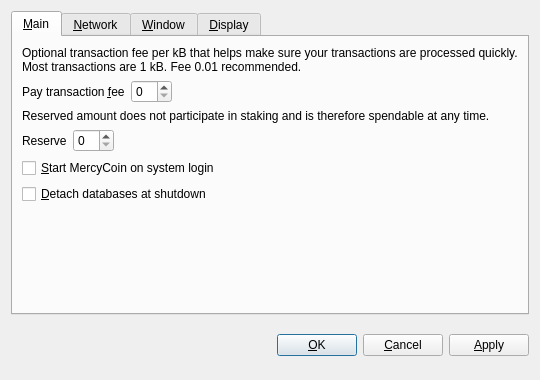
<?xml version="1.0" encoding="UTF-8"?>
<ui version="4.0">
 <class>OptionsDialog</class>
 <widget class="QDialog" name="OptionsDialog">
  <property name="geometry">
   <rect>
    <x>0</x>
    <y>0</y>
    <width>540</width>
    <height>380</height>
   </rect>
  </property>
  <property name="windowTitle">
   <string>Options</string>
  </property>
  <property name="modal">
   <bool>true</bool>
  </property>
  <layout class="QVBoxLayout" name="verticalLayout">
   <item>
    <widget class="QTabWidget" name="tabWidget">
     <property name="tabPosition">
      <enum>QTabWidget::North</enum>
     </property>
     <property name="currentIndex">
      <number>0</number>
     </property>
     <widget class="QWidget" name="tabMain">
      <attribute name="title">
       <string>&amp;Main</string>
      </attribute>
      <layout class="QVBoxLayout" name="verticalLayout_Main">
       <item>
        <widget class="QLabel" name="transactionFeeInfoLabel">
         <property name="text">
          <string>Optional transaction fee per kB that helps make sure your transactions are processed quickly. Most transactions are 1 kB. Fee 0.01 recommended.</string>
         </property>
         <property name="textFormat">
          <enum>Qt::PlainText</enum>
         </property>
         <property name="wordWrap">
          <bool>true</bool>
         </property>
        </widget>
       </item>
       <item>
        <layout class="QHBoxLayout" name="horizontalLayoutFee">
         <item>
          <widget class="QLabel" name="transactionFeeLabel">
           <property name="text">
            <string>Pay transaction &amp;fee</string>
           </property>
           <property name="textFormat">
            <enum>Qt::PlainText</enum>
           </property>
           <property name="buddy">
            <cstring>transactionFee</cstring>
           </property>
          </widget>
         </item>
         <item>
          <widget class="BitcoinAmountField" name="transactionFee"/>
         </item>
         <item>
          <spacer name="horizontalSpacerFee">
           <property name="orientation">
            <enum>Qt::Horizontal</enum>
           </property>
           <property name="sizeHint" stdset="0">
            <size>
             <width>40</width>
             <height>20</height>
            </size>
           </property>
          </spacer>
         </item>
        </layout>
       </item>
       <item>
        <widget class="QLabel" name="reserveBalanceInfoLabel">
         <property name="text">
          <string>Reserved amount does not participate in staking and is therefore spendable at any time.</string>
         </property>
         <property name="textFormat">
          <enum>Qt::PlainText</enum>
         </property>
         <property name="wordWrap">
          <bool>true</bool>
         </property>
        </widget>
       </item>
       <item>
        <layout class="QHBoxLayout" name="horizontalLayoutReserveBalance">
         <item>
          <widget class="QLabel" name="reserveBalanceLabel">
           <property name="text">
            <string>Reserve</string>
           </property>
           <property name="textFormat">
            <enum>Qt::PlainText</enum>
           </property>
           <property name="buddy">
            <cstring>reserveBalance</cstring>
           </property>
          </widget>
         </item>
         <item>
          <widget class="BitcoinAmountField" name="reserveBalance"/>
         </item>
         <item>
          <spacer name="horizontalSpacerReserveBalance">
           <property name="orientation">
            <enum>Qt::Horizontal</enum>
           </property>
           <property name="sizeHint" stdset="0">
            <size>
             <width>40</width>
             <height>20</height>
            </size>
           </property>
          </spacer>
         </item>
        </layout>
       </item>
       <item>
        <widget class="QCheckBox" name="bitcoinAtStartup">
         <property name="toolTip">
          <string>Automatically start MercyCoin after logging in to the system.</string>
         </property>
         <property name="text">
          <string>&amp;Start MercyCoin on system login</string>
         </property>
        </widget>
       </item>
       <item>
        <widget class="QCheckBox" name="detachDatabases">
         <property name="toolTip">
          <string>Detach block and address databases at shutdown. This means they can be moved to another data directory, but it slows down shutdown. The wallet is always detached.</string>
         </property>
         <property name="text">
          <string>&amp;Detach databases at shutdown</string>
         </property>
        </widget>
       </item>
       <item>
        <spacer name="verticalSpacer_Main">
         <property name="orientation">
          <enum>Qt::Vertical</enum>
         </property>
         <property name="sizeHint" stdset="0">
          <size>
           <width>20</width>
           <height>40</height>
          </size>
         </property>
        </spacer>
       </item>
      </layout>
     </widget>
     <widget class="QWidget" name="tabNetwork">
      <attribute name="title">
       <string>&amp;Network</string>
      </attribute>
      <layout class="QVBoxLayout" name="verticalLayout_Network">
       <item>
        <widget class="QCheckBox" name="mapPortUpnp">
         <property name="toolTip">
          <string>Automatically open the MercyCoin client port on the router. This only works when your router supports UPnP and it is enabled.</string>
         </property>
         <property name="text">
          <string>Map port using &amp;UPnP</string>
         </property>
        </widget>
       </item>
       <item>
        <widget class="QCheckBox" name="connectSocks">
         <property name="toolTip">
          <string>Connect to the MercyCoin network through a SOCKS proxy (e.g. when connecting through Tor).</string>
         </property>
         <property name="text">
          <string>&amp;Connect through SOCKS proxy:</string>
         </property>
        </widget>
       </item>
       <item>
        <layout class="QHBoxLayout" name="horizontalLayout_Network">
         <item>
          <widget class="QLabel" name="proxyIpLabel">
           <property name="text">
            <string>Proxy &amp;IP:</string>
           </property>
           <property name="textFormat">
            <enum>Qt::PlainText</enum>
           </property>
           <property name="buddy">
            <cstring>proxyIp</cstring>
           </property>
          </widget>
         </item>
         <item>
          <widget class="QValidatedLineEdit" name="proxyIp">
           <property name="maximumSize">
            <size>
             <width>140</width>
             <height>16777215</height>
            </size>
           </property>
           <property name="toolTip">
            <string>IP address of the proxy (e.g. 127.0.0.1)</string>
           </property>
          </widget>
         </item>
         <item>
          <widget class="QLabel" name="proxyPortLabel">
           <property name="text">
            <string>&amp;Port:</string>
           </property>
           <property name="textFormat">
            <enum>Qt::PlainText</enum>
           </property>
           <property name="buddy">
            <cstring>proxyPort</cstring>
           </property>
          </widget>
         </item>
         <item>
          <widget class="QLineEdit" name="proxyPort">
           <property name="maximumSize">
            <size>
             <width>55</width>
             <height>16777215</height>
            </size>
           </property>
           <property name="toolTip">
            <string>Port of the proxy (e.g. 9050)</string>
           </property>
          </widget>
         </item>
         <item>
          <widget class="QLabel" name="socksVersionLabel">
           <property name="text">
            <string>SOCKS &amp;Version:</string>
           </property>
           <property name="textFormat">
            <enum>Qt::PlainText</enum>
           </property>
           <property name="buddy">
            <cstring>socksVersion</cstring>
           </property>
          </widget>
         </item>
         <item>
          <widget class="QValueComboBox" name="socksVersion">
           <property name="toolTip">
            <string>SOCKS version of the proxy (e.g. 5)</string>
           </property>
          </widget>
         </item>
         <item>
          <spacer name="horizontalSpacer_Network">
           <property name="orientation">
            <enum>Qt::Horizontal</enum>
           </property>
           <property name="sizeHint" stdset="0">
            <size>
             <width>40</width>
             <height>20</height>
            </size>
           </property>
          </spacer>
         </item>
        </layout>
       </item>
       <item>
        <spacer name="verticalSpacer_Network">
         <property name="orientation">
          <enum>Qt::Vertical</enum>
         </property>
         <property name="sizeHint" stdset="0">
          <size>
           <width>20</width>
           <height>40</height>
          </size>
         </property>
        </spacer>
       </item>
      </layout>
     </widget>
     <widget class="QWidget" name="tabWindow">
      <attribute name="title">
       <string>&amp;Window</string>
      </attribute>
      <layout class="QVBoxLayout" name="verticalLayout_Window">
       <item>
        <widget class="QCheckBox" name="minimizeToTray">
         <property name="toolTip">
          <string>Show only a tray icon after minimizing the window.</string>
         </property>
         <property name="text">
          <string>&amp;Minimize to the tray instead of the taskbar</string>
         </property>
        </widget>
       </item>
       <item>
        <widget class="QCheckBox" name="minimizeOnClose">
         <property name="toolTip">
          <string>Minimize instead of exit the application when the window is closed. When this option is enabled, the application will be closed only after selecting Quit in the menu.</string>
         </property>
         <property name="text">
          <string>M&amp;inimize on close</string>
         </property>
        </widget>
       </item>
       <item>
        <spacer name="verticalSpacer_Window">
         <property name="orientation">
          <enum>Qt::Vertical</enum>
         </property>
         <property name="sizeHint" stdset="0">
          <size>
           <width>20</width>
           <height>40</height>
          </size>
         </property>
        </spacer>
       </item>
      </layout>
     </widget>
     <widget class="QWidget" name="tabDisplay">
      <attribute name="title">
       <string>&amp;Display</string>
      </attribute>
      <layout class="QVBoxLayout" name="verticalLayout_Display">
       <item>
        <layout class="QHBoxLayout" name="horizontalLayout_1_Display">
         <item>
          <widget class="QLabel" name="langLabel">
           <property name="text">
            <string>User Interface &amp;language:</string>
           </property>
           <property name="textFormat">
            <enum>Qt::PlainText</enum>
           </property>
           <property name="buddy">
            <cstring>lang</cstring>
           </property>
          </widget>
         </item>
         <item>
          <widget class="QValueComboBox" name="lang">
           <property name="toolTip">
            <string>The user interface language can be set here. This setting will take effect after restarting MercyCoin.</string>
           </property>
          </widget>
         </item>
        </layout>
       </item>
       <item>
        <layout class="QHBoxLayout" name="horizontalLayout_2_Display">
         <item>
          <widget class="QLabel" name="unitLabel">
           <property name="text">
            <string>&amp;Unit to show amounts in:</string>
           </property>
           <property name="textFormat">
            <enum>Qt::PlainText</enum>
           </property>
           <property name="buddy">
            <cstring>unit</cstring>
           </property>
          </widget>
         </item>
         <item>
          <widget class="QValueComboBox" name="unit">
           <property name="toolTip">
            <string>Choose the default subdivision unit to show in the interface and when sending coins.</string>
           </property>
          </widget>
         </item>
        </layout>
       </item>
       <item>
        <widget class="QCheckBox" name="displayAddresses">
         <property name="toolTip">
          <string>Whether to show MercyCoin addresses in the transaction list or not.</string>
         </property>
         <property name="text">
          <string>&amp;Display addresses in transaction list</string>
         </property>
        </widget>
       </item>
       <item>
        <widget class="QCheckBox" name="coinControlFeatures">
         <property name="toolTip">
          <string>Whether to show coin control features or not.</string>
         </property>
         <property name="text">
          <string>Display coin &amp;control features (experts only!)</string>
         </property>
        </widget>
       </item>
       <item>
        <widget class="QCheckBox" name="minimizeCoinAge"> 
         <property name="toolTip"> 
          <string>Whether to select the coin outputs randomly or with minimal coin age.</string> 
         </property> 
         <property name="text"> 
          <string>Minimize weight consumption (experimental)</string> 
         </property> 
        </widget> 
       </item> 
       <item>
        <spacer name="verticalSpacer_Display">
         <property name="orientation">
          <enum>Qt::Vertical</enum>
         </property>
         <property name="sizeHint" stdset="0">
          <size>
           <width>20</width>
           <height>40</height>
          </size>
         </property>
        </spacer>
       </item>
      </layout>
     </widget>
    </widget>
   </item>
   <item>
    <layout class="QHBoxLayout" name="horizontalLayout_Buttons">
     <item>
      <spacer name="horizontalSpacer_1">
       <property name="orientation">
        <enum>Qt::Horizontal</enum>
       </property>
       <property name="sizeHint" stdset="0">
        <size>
         <width>40</width>
         <height>48</height>
        </size>
       </property>
      </spacer>
     </item>
     <item>
      <widget class="QLabel" name="statusLabel">
       <property name="font">
        <font>
         <weight>75</weight>
         <bold>true</bold>
        </font>
       </property>
       <property name="text">
        <string/>
       </property>
       <property name="textFormat">
        <enum>Qt::PlainText</enum>
       </property>
       <property name="wordWrap">
        <bool>true</bool>
       </property>
      </widget>
     </item>
     <item>
      <spacer name="horizontalSpacer_2">
       <property name="orientation">
        <enum>Qt::Horizontal</enum>
       </property>
       <property name="sizeHint" stdset="0">
        <size>
         <width>40</width>
         <height>48</height>
        </size>
       </property>
      </spacer>
     </item>
     <item>
      <widget class="QPushButton" name="okButton">
       <property name="text">
        <string>&amp;OK</string>
       </property>
      </widget>
     </item>
     <item>
      <widget class="QPushButton" name="cancelButton">
       <property name="text">
        <string>&amp;Cancel</string>
       </property>
       <property name="autoDefault">
        <bool>false</bool>
       </property>
      </widget>
     </item>
     <item>
      <widget class="QPushButton" name="applyButton">
       <property name="text">
        <string>&amp;Apply</string>
       </property>
       <property name="autoDefault">
        <bool>false</bool>
       </property>
      </widget>
     </item>
    </layout>
   </item>
  </layout>
 </widget>
 <customwidgets>
  <customwidget>
   <class>BitcoinAmountField</class>
   <extends>QSpinBox</extends>
   <header>bitcoinamountfield.h</header>
  </customwidget>
  <customwidget>
   <class>QValueComboBox</class>
   <extends>QComboBox</extends>
   <header>qvaluecombobox.h</header>
  </customwidget>
  <customwidget>
   <class>QValidatedLineEdit</class>
   <extends>QLineEdit</extends>
   <header>qvalidatedlineedit.h</header>
  </customwidget>
 </customwidgets>
 <resources/>
 <connections/>
</ui>
